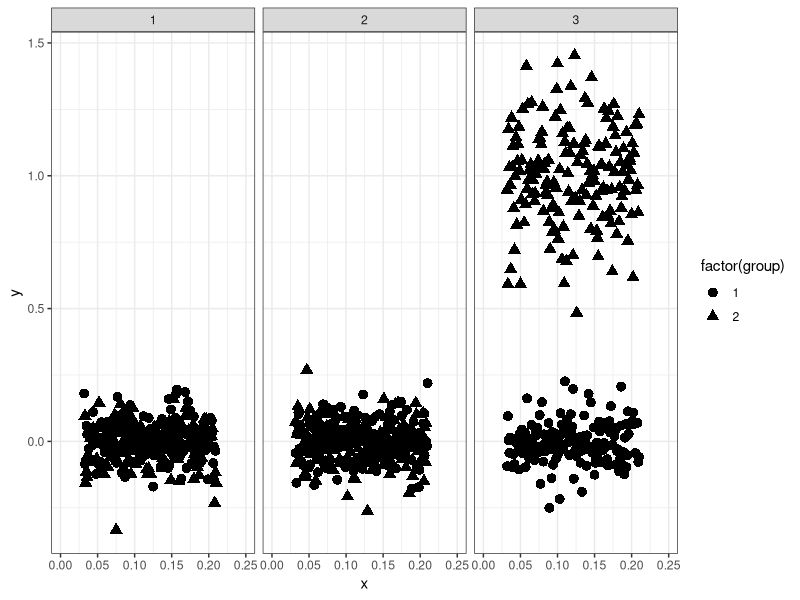
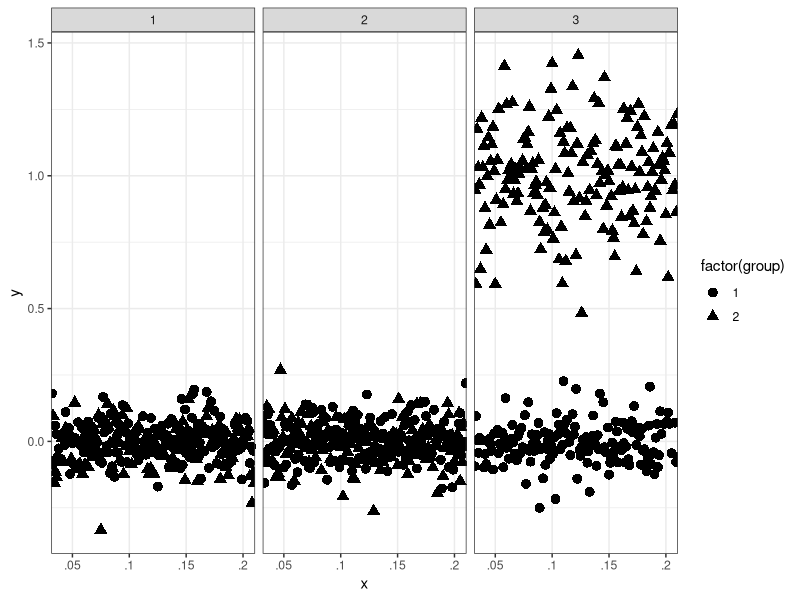
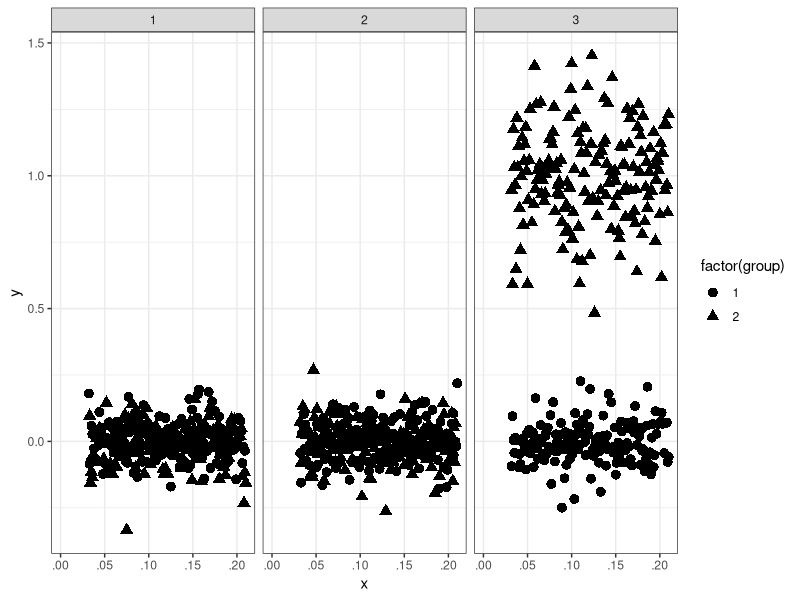

The R script that drew these images, in order:
## ---- chunk 1
# Sim some data
simdata <- data.frame(x = runif(2400, min = .032, max = .210),
                      y = c(rnorm(2000, mean = 0, sd = .1), 
                            rnorm(400, mean = 1, sd = .25)),
                      group = c(sample(1:2, 1600, replace = TRUE),
                                rep(1, 400), 
                                rep(2, 400)),
                      facet = rep(1:3, each = 800))
## ---- chunk 2
with(simdata, tapply(y, group, mean))
with(simdata, tapply(y, facet, mean))
with(simdata, tapply(y, interaction(group, facet), mean))
## ---- chunk 3
# round value to .001 and aggregate
simdata$x_rd <- round(simdata$x, 3)

# aggregate
library(dplyr)
simdata_agg <- simdata %>%
  group_by(x_rd, group, facet) %>%
  summarise(y = mean(y))
simdata_agg 
## ---- chunk 4
library(ggplot2)
p <- ggplot(simdata_agg, aes(x = x_rd, y = y, shape = factor(group))) + 
  theme_bw()
p + geom_point(size = 3) + facet_grid(. ~ facet) + 
  scale_x_continuous("x", limits = c(0, .25), 
                     breaks = seq(0, .25, .05))
## ---- chunk 5
simdata_agg$x_char <- as.character(simdata_agg$x_rd)
simdata_agg$x_char <- gsub("^0", "", simdata_agg$x_char)
p <- ggplot(simdata_agg, aes(x = x_char, y = y, shape = factor(group))) + 
  theme_bw()
p + geom_point(size = 3) + facet_grid(. ~ facet) + 
  scale_x_discrete("x", breaks = c('.00', '.05', '.1', '.15', '.2', '.25'))
## ---- chunk 6
# Reset aggregation vector
simdata_agg <- simdata %>%
  group_by(x_rd, group, facet) %>%
  summarise(y = mean(y))

# Add values
simdata_agg <- rbind(data.frame(x_rd = seq(0, .031, .001),
                                group = rep(1, 32),
                                facet = rep(1, 32),
                                y = rep(0, 32)),
                     simdata_agg)

# Create a new variable to use for transparent points
simdata_agg$alpha <- ifelse(simdata_agg$x_rd < .032, 0, 1)

# Create x_char variable again
simdata_agg$x_char <- as.character(simdata_agg$x_rd)
simdata_agg$x_char <- gsub("^0", "", simdata_agg$x_char)

# Needed formatting
simdata_agg$x_char <- ifelse(simdata_agg$x_char == '', '.00',
                             simdata_agg$x_char)
simdata_agg$x_char <- ifelse(simdata_agg$x_char == '.2', '.20',
                             simdata_agg$x_char)
simdata_agg$x_char <- ifelse(simdata_agg$x_char == '.1', '.10',
                             simdata_agg$x_char)

# Final plot
p <- ggplot(simdata_agg, aes(x = x_char, y = y, shape = factor(group))) + 
  theme_bw()
p + geom_point(aes(alpha = factor(alpha)), size = 3) + 
  facet_grid(. ~ facet) + 
  scale_x_discrete("x", breaks = c('.00', '.05', '.10', '.15', '.20'),
                   expand = c(.05, .05)) + 
  scale_alpha_discrete(guide = FALSE, range = c(0, 1))
